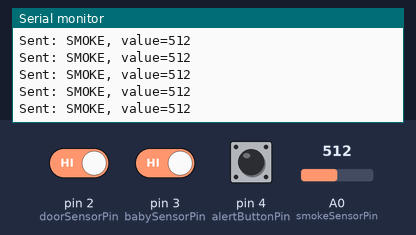
Bench run of a sketch on a simulated Arduino Uno, built with avr-gcc and run on an emulated ATmega328P. Parts: the last lines printed to the serial monitor. The inputs (shaded band) are chosen by the test bench; at power-on: A0 (smokeSensorPin) = 512, pin 2 (doorSensorPin) HIGH, pin 3 (babySensorPin) HIGH, pin 4 (alertButtonPin) HIGH. No radio packets arrive unless stated.

Above: at 1.2 s.
1.3 s: A0 (smokeSensorPin) set to 985
At 1.8 s:
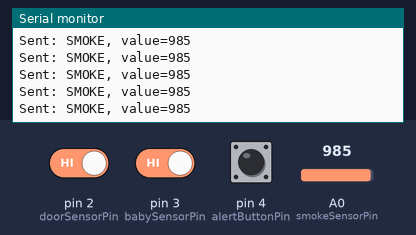
2.8 s: A0 (smokeSensorPin) set to 1015
At 3.6 s:
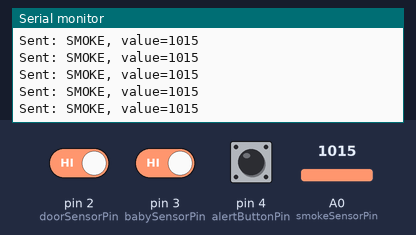
Timing chart, 0 to 5.8 s (numbered marks = the images above; inputs shaded):
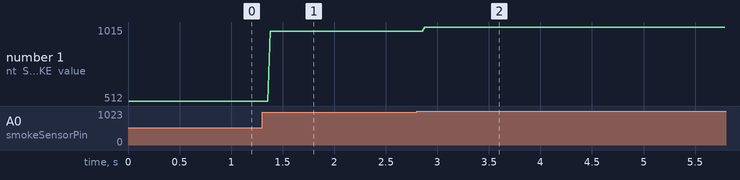

Measured:
- after the input at 1.3 s, the serial monitor: prints a new line after 0.08 s (image 1)
- after the input at 2.8 s, the serial monitor: prints a new line after 0.08 s (image 2)
- plotted number 1: 512 → 985 after the input at 1.3 s, 985 → 1015 after the input at 2.8 s

The sketch:

TRANSMITTER_CODE_-_MULTITRIGER.ino
```cpp
#include <SPI.h>
#include <nRF24L01.h>
#include <RF24.h>

RF24 radio(9, 10);
const byte address[6] = "00001";

// Sensor pins
const int doorSensorPin = 2;
const int babySensorPin = 3;
const int smokeSensorPin = A0;
const int alertButtonPin = 4;

void setup() {
  Serial.begin(9600);

  pinMode(doorSensorPin, INPUT_PULLUP);
  pinMode(babySensorPin, INPUT_PULLUP);
  pinMode(alertButtonPin, INPUT_PULLUP);

  radio.begin();
  radio.openWritingPipe(address);
  radio.setPALevel(RF24_PA_LOW);
  radio.stopListening();  // Transmitter mode
}

void loop() {
  if (digitalRead(doorSensorPin) == LOW) {
    const char text[] = "DOOR";
    radio.write(&text, sizeof(text));
    Serial.println("Sent: DOOR");
  }

  if (digitalRead(babySensorPin) == LOW) {
    const char text[] = "BABY";
    radio.write(&text, sizeof(text));
    Serial.println("Sent: BABY");
  }

  int smokeValue = analogRead(smokeSensorPin);
  if (smokeValue > 400) {
    const char text[] = "SMOKE";
    radio.write(&text, sizeof(text));
    Serial.print("Sent: SMOKE, value=");
    Serial.println(smokeValue);
  }

  if (digitalRead(alertButtonPin) == LOW) {
    const char text[] = "ALERT";
    radio.write(&text, sizeof(text));
    Serial.println("Sent: ALERT");
  }
}
```
